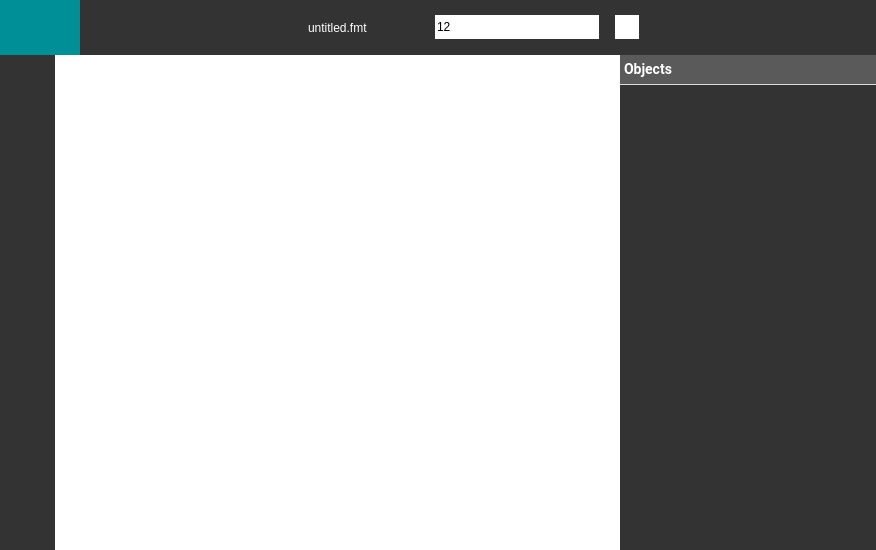
<?xml version="1.0" encoding="UTF-8"?>
<ui version="4.0">
 <class>MainWindow</class>
 <widget class="QMainWindow" name="MainWindow">
  <property name="geometry">
   <rect>
    <x>0</x>
    <y>0</y>
    <width>876</width>
    <height>550</height>
   </rect>
  </property>
  <property name="minimumSize">
   <size>
    <width>800</width>
    <height>550</height>
   </size>
  </property>
  <property name="windowTitle">
   <string>MainWindow</string>
  </property>
  <widget class="QWidget" name="centralwidget">
   <property name="styleSheet">
    <string notr="true">background:rgb(91,90,90);</string>
   </property>
   <layout class="QVBoxLayout" name="verticalLayout">
    <property name="spacing">
     <number>0</number>
    </property>
    <property name="leftMargin">
     <number>0</number>
    </property>
    <property name="topMargin">
     <number>0</number>
    </property>
    <property name="rightMargin">
     <number>0</number>
    </property>
    <property name="bottomMargin">
     <number>0</number>
    </property>
    <item>
     <widget class="QFrame" name="frame_top">
      <property name="maximumSize">
       <size>
        <width>16777215</width>
        <height>55</height>
       </size>
      </property>
      <property name="frameShape">
       <enum>QFrame::NoFrame</enum>
      </property>
      <property name="frameShadow">
       <enum>QFrame::Plain</enum>
      </property>
      <layout class="QHBoxLayout" name="horizontalLayout">
       <property name="spacing">
        <number>0</number>
       </property>
       <property name="leftMargin">
        <number>0</number>
       </property>
       <property name="topMargin">
        <number>0</number>
       </property>
       <property name="rightMargin">
        <number>0</number>
       </property>
       <property name="bottomMargin">
        <number>0</number>
       </property>
       <item>
        <widget class="QFrame" name="frame_toodle">
         <property name="minimumSize">
          <size>
           <width>80</width>
           <height>55</height>
          </size>
         </property>
         <property name="maximumSize">
          <size>
           <width>80</width>
           <height>55</height>
          </size>
         </property>
         <property name="styleSheet">
          <string notr="true">background:rgb(0,143,150);</string>
         </property>
         <property name="frameShape">
          <enum>QFrame::NoFrame</enum>
         </property>
         <property name="frameShadow">
          <enum>QFrame::Plain</enum>
         </property>
         <layout class="QHBoxLayout" name="horizontalLayout_3">
          <property name="spacing">
           <number>0</number>
          </property>
          <property name="leftMargin">
           <number>0</number>
          </property>
          <property name="topMargin">
           <number>0</number>
          </property>
          <property name="rightMargin">
           <number>0</number>
          </property>
          <property name="bottomMargin">
           <number>0</number>
          </property>
          <item>
           <widget class="QPushButton" name="toodle">
            <property name="minimumSize">
             <size>
              <width>80</width>
              <height>55</height>
             </size>
            </property>
            <property name="maximumSize">
             <size>
              <width>80</width>
              <height>55</height>
             </size>
            </property>
            <property name="styleSheet">
             <string notr="true">QPushButton {
              border: none;
              background-color: rgba(0,0,0,0);
              }
              QPushButton:hover {
              background-color: rgb(0,178,178);
              }
              QPushButton:pressed {
              background-color: rgba(0,0,0,0);
              }</string>
            </property>
            <property name="text">
             <string/>
            </property>
            <property name="icon">
             <iconset>
              <normaloff>icons/1x/logo.png</normaloff>icons/1x/logo.png</iconset>
            </property>
            <property name="iconSize">
             <size>
              <width>22</width>
              <height>12</height>
             </size>
            </property>
            <property name="flat">
             <bool>true</bool>
            </property>
           </widget>
          </item>
         </layout>
        </widget>
       </item>
       <item>
        <widget class="QFrame" name="frame_top_east">
         <property name="maximumSize">
          <size>
           <width>16777215</width>
           <height>55</height>
          </size>
         </property>
         <property name="styleSheet">
          <string notr="true">background:rgb(51,51,51);</string>
         </property>
         <property name="frameShape">
          <enum>QFrame::NoFrame</enum>
         </property>
         <property name="frameShadow">
          <enum>QFrame::Plain</enum>
         </property>
         <layout class="QHBoxLayout" name="horizontalLayout_4">
          <property name="spacing">
           <number>4</number>
          </property>
          <property name="leftMargin">
           <number>0</number>
          </property>
          <property name="topMargin">
           <number>0</number>
          </property>
          <property name="rightMargin">
           <number>0</number>
          </property>
          <property name="bottomMargin">
           <number>0</number>
          </property>
          <item>
           <widget class="QFrame" name="save">
            <property name="minimumSize">
             <size>
              <width>55</width>
              <height>55</height>
             </size>
            </property>
            <property name="maximumSize">
             <size>
              <width>55</width>
              <height>55</height>
             </size>
            </property>
            <property name="frameShape">
             <enum>QFrame::NoFrame</enum>
            </property>
            <property name="frameShadow">
             <enum>QFrame::Plain</enum>
            </property>
            <layout class="QHBoxLayout" name="horizontalLayout_24">
             <property name="spacing">
              <number>0</number>
             </property>
             <property name="leftMargin">
              <number>0</number>
             </property>
             <property name="topMargin">
              <number>0</number>
             </property>
             <property name="rightMargin">
              <number>0</number>
             </property>
             <property name="bottomMargin">
              <number>0</number>
             </property>
             <item>
              <widget class="QPushButton" name="bn_save">
               <property name="minimumSize">
                <size>
                 <width>55</width>
                 <height>55</height>
                </size>
               </property>
               <property name="maximumSize">
                <size>
                 <width>55</width>
                 <height>55</height>
                </size>
               </property>
               <property name="toolTip">
                <string>Сохранить</string>
               </property>
               <property name="styleSheet">
                <string notr="true">QPushButton {
                 border: none;
                 background-color: rgba(0,0,0,0);
                 }
                 QPushButton:hover {
                 background-color: rgb(91,90,90);
                 }
                 QPushButton:pressed {
                 background-color: rgba(0,0,0,0);
                 }


QToolTip { 
	color: #000; 
	background-color: #fff; 
	font-family: Roboto;
}</string>
               </property>
               <property name="text">
                <string/>
               </property>
               <property name="icon">
                <iconset>
                 <normaloff>icons/1x/save_icon.png</normaloff>icons/1x/save_icon.png</iconset>
               </property>
               <property name="iconSize">
                <size>
                 <width>22</width>
                 <height>22</height>
                </size>
               </property>
               <property name="flat">
                <bool>true</bool>
               </property>
              </widget>
             </item>
            </layout>
           </widget>
          </item>
          <item>
           <widget class="QFrame" name="save_as">
            <property name="minimumSize">
             <size>
              <width>55</width>
              <height>55</height>
             </size>
            </property>
            <property name="maximumSize">
             <size>
              <width>55</width>
              <height>55</height>
             </size>
            </property>
            <property name="frameShape">
             <enum>QFrame::NoFrame</enum>
            </property>
            <property name="frameShadow">
             <enum>QFrame::Plain</enum>
            </property>
            <layout class="QHBoxLayout" name="horizontalLayout_23">
             <property name="spacing">
              <number>0</number>
             </property>
             <property name="leftMargin">
              <number>0</number>
             </property>
             <property name="topMargin">
              <number>0</number>
             </property>
             <property name="rightMargin">
              <number>0</number>
             </property>
             <property name="bottomMargin">
              <number>0</number>
             </property>
             <item>
              <widget class="QPushButton" name="bn_save_as">
               <property name="minimumSize">
                <size>
                 <width>55</width>
                 <height>55</height>
                </size>
               </property>
               <property name="maximumSize">
                <size>
                 <width>55</width>
                 <height>55</height>
                </size>
               </property>
               <property name="toolTip">
                <string>Сохранить как</string>
               </property>
               <property name="styleSheet">
                <string notr="true">QPushButton {
                 border: none;
                 background-color: rgba(0,0,0,0);
                 }
                 QPushButton:hover {
                 background-color: rgb(91,90,90);
                 }
                 QPushButton:pressed {
                 background-color: rgba(0,0,0,0);
                 }


QToolTip { 
	color: #000; 
	background-color: #fff; 
	font-family: Roboto;
}</string>
               </property>
               <property name="text">
                <string/>
               </property>
               <property name="icon">
                <iconset>
                 <normaloff>icons/1x/save_as_icon.png</normaloff>icons/1x/save_as_icon.png</iconset>
               </property>
               <property name="iconSize">
                <size>
                 <width>22</width>
                 <height>22</height>
                </size>
               </property>
               <property name="flat">
                <bool>true</bool>
               </property>
              </widget>
             </item>
            </layout>
           </widget>
          </item>
          <item>
           <widget class="QFrame" name="open">
            <property name="minimumSize">
             <size>
              <width>55</width>
              <height>55</height>
             </size>
            </property>
            <property name="maximumSize">
             <size>
              <width>55</width>
              <height>55</height>
             </size>
            </property>
            <property name="frameShape">
             <enum>QFrame::NoFrame</enum>
            </property>
            <property name="frameShadow">
             <enum>QFrame::Plain</enum>
            </property>
            <layout class="QHBoxLayout" name="horizontalLayout_22">
             <property name="spacing">
              <number>0</number>
             </property>
             <property name="leftMargin">
              <number>0</number>
             </property>
             <property name="topMargin">
              <number>0</number>
             </property>
             <property name="rightMargin">
              <number>0</number>
             </property>
             <property name="bottomMargin">
              <number>0</number>
             </property>
             <item>
              <widget class="QPushButton" name="bn_open">
               <property name="minimumSize">
                <size>
                 <width>55</width>
                 <height>55</height>
                </size>
               </property>
               <property name="maximumSize">
                <size>
                 <width>55</width>
                 <height>55</height>
                </size>
               </property>
               <property name="toolTip">
                <string extracomment="Открыть файл">Открыть файл</string>
               </property>
               <property name="styleSheet">
                <string notr="true">QPushButton {
                 border: none;
                 background-color: rgba(0,0,0,0);
                 }
                 QPushButton:hover {
                 background-color: rgb(91,90,90);
                 }
                 QPushButton:pressed {
                 background-color: rgba(0,0,0,0);
                 }


QToolTip { 
	color: #000; 
	background-color: #fff; 
	font-family: Roboto;
}</string>
               </property>
               <property name="text">
                <string/>
               </property>
               <property name="icon">
                <iconset>
                 <normaloff>icons/1x/open_icon.png</normaloff>icons/1x/open_icon.png</iconset>
               </property>
               <property name="iconSize">
                <size>
                 <width>22</width>
                 <height>22</height>
                </size>
               </property>
               <property name="flat">
                <bool>true</bool>
               </property>
              </widget>
             </item>
            </layout>
           </widget>
          </item>
          <item>
           <widget class="QLabel" name="openFileLabel">
            <property name="styleSheet">
             <string notr="true">font: 11pt &quot;Roboto&quot;;
              color: rgb(255, 255, 255);

              margin-right: 12px;
              margin-left: 48px;</string>
            </property>
            <property name="text">
             <string>untitled.fmt</string>
            </property>
           </widget>
          </item>
          <item>
           <widget class="QLineEdit" name="widthLineEdit">
            <property name="minimumSize">
             <size>
              <width>48</width>
              <height>24</height>
             </size>
            </property>
            <property name="maximumSize">
             <size>
              <width>224</width>
              <height>24</height>
             </size>
            </property>
            <property name="toolTip">
             <string>Ширина рисования</string>
            </property>
            <property name="styleSheet">
             <string notr="true">QLineEdit {
	background-color: rgb(255, 255, 255);
    margin-right: 12px;
    margin-left: 48px;
   
	font: 75 9pt &quot;Roboto Black&quot;;
	color: #000;

	border: 0px;
}

QToolTip { 
	color: #000; 
	background-color: #fff; 
	font-family: Roboto;
}</string>
            </property>
            <property name="text">
             <string>12</string>
            </property>
           </widget>
          </item>
          <item>
           <widget class="ColorPicker" name="colorPicker" native="true">
            <property name="minimumSize">
             <size>
              <width>24</width>
              <height>24</height>
             </size>
            </property>
            <property name="maximumSize">
             <size>
              <width>24</width>
              <height>24</height>
             </size>
            </property>
            <property name="toolTip">
             <string>Цвет рисования</string>
            </property>
            <property name="styleSheet">
             <string notr="true">QWidget{
	background-color: rgb(255, 255, 255);
}


QToolTip { 
	color: #000; 
	background-color: #fff; 
	font-family: Roboto;
}</string>
            </property>
           </widget>
          </item>
          <item>
           <spacer name="horizontalSpacer">
            <property name="orientation">
             <enum>Qt::Horizontal</enum>
            </property>
            <property name="sizeHint" stdset="0">
             <size>
              <width>172</width>
              <height>20</height>
             </size>
            </property>
           </spacer>
          </item>
         </layout>
        </widget>
       </item>
      </layout>
     </widget>
    </item>
    <item>
     <widget class="QFrame" name="frame_bottom">
      <property name="frameShape">
       <enum>QFrame::NoFrame</enum>
      </property>
      <property name="frameShadow">
       <enum>QFrame::Plain</enum>
      </property>
      <layout class="QHBoxLayout" name="horizontalLayout_2">
       <property name="spacing">
        <number>0</number>
       </property>
       <property name="leftMargin">
        <number>0</number>
       </property>
       <property name="topMargin">
        <number>0</number>
       </property>
       <property name="rightMargin">
        <number>0</number>
       </property>
       <property name="bottomMargin">
        <number>0</number>
       </property>
       <item>
        <widget class="QFrame" name="frame_bottom_west">
         <property name="minimumSize">
          <size>
           <width>55</width>
           <height>0</height>
          </size>
         </property>
         <property name="maximumSize">
          <size>
           <width>55</width>
           <height>16777215</height>
          </size>
         </property>
         <property name="styleSheet">
          <string notr="true">background:rgb(51,51,51);</string>
         </property>
         <property name="frameShape">
          <enum>QFrame::NoFrame</enum>
         </property>
         <property name="frameShadow">
          <enum>QFrame::Plain</enum>
         </property>
         <layout class="QVBoxLayout" name="verticalLayout_3">
          <property name="spacing">
           <number>0</number>
          </property>
          <property name="leftMargin">
           <number>0</number>
          </property>
          <property name="topMargin">
           <number>0</number>
          </property>
          <property name="rightMargin">
           <number>0</number>
          </property>
          <property name="bottomMargin">
           <number>0</number>
          </property>
          <item>
           <widget class="QFrame" name="frame_select_tool">
            <property name="minimumSize">
             <size>
              <width>55</width>
              <height>55</height>
             </size>
            </property>
            <property name="maximumSize">
             <size>
              <width>55</width>
              <height>55</height>
             </size>
            </property>
            <property name="frameShape">
             <enum>QFrame::NoFrame</enum>
            </property>
            <property name="frameShadow">
             <enum>QFrame::Plain</enum>
            </property>
            <layout class="QHBoxLayout" name="horizontalLayout_15">
             <property name="spacing">
              <number>0</number>
             </property>
             <property name="leftMargin">
              <number>0</number>
             </property>
             <property name="topMargin">
              <number>0</number>
             </property>
             <property name="rightMargin">
              <number>0</number>
             </property>
             <property name="bottomMargin">
              <number>0</number>
             </property>
             <item>
              <widget class="QPushButton" name="bn_select_tool">
               <property name="minimumSize">
                <size>
                 <width>55</width>
                 <height>55</height>
                </size>
               </property>
               <property name="maximumSize">
                <size>
                 <width>55</width>
                 <height>55</height>
                </size>
               </property>
               <property name="toolTip">
                <string>Выбор объектов</string>
               </property>
               <property name="styleSheet">
                <string notr="true">QPushButton {
                 border: none;
                 background-color: rgba(0,0,0,0);
                 }
                 QPushButton:hover {
                 background-color: rgb(91,90,90);
                 }
                 QPushButton:pressed {
                 background-color: rgba(0,0,0,0);
                 }



QToolTip { 
	color: #000; 
	background-color: #fff; 
	font-family: Roboto;
}</string>
               </property>
               <property name="text">
                <string/>
               </property>
               <property name="icon">
                <iconset>
                 <normaloff>icons/1x/cursor_icon.png</normaloff>icons/1x/cursor_icon.png</iconset>
               </property>
               <property name="iconSize">
                <size>
                 <width>22</width>
                 <height>22</height>
                </size>
               </property>
               <property name="flat">
                <bool>true</bool>
               </property>
              </widget>
             </item>
            </layout>
           </widget>
          </item>
          <item>
           <widget class="QFrame" name="frame_pencil_tool">
            <property name="minimumSize">
             <size>
              <width>55</width>
              <height>55</height>
             </size>
            </property>
            <property name="maximumSize">
             <size>
              <width>55</width>
              <height>55</height>
             </size>
            </property>
            <property name="frameShape">
             <enum>QFrame::NoFrame</enum>
            </property>
            <property name="frameShadow">
             <enum>QFrame::Plain</enum>
            </property>
            <layout class="QHBoxLayout" name="horizontalLayout_21">
             <property name="spacing">
              <number>0</number>
             </property>
             <property name="leftMargin">
              <number>0</number>
             </property>
             <property name="topMargin">
              <number>0</number>
             </property>
             <property name="rightMargin">
              <number>0</number>
             </property>
             <property name="bottomMargin">
              <number>0</number>
             </property>
             <item>
              <widget class="QPushButton" name="bn_pencil_tool">
               <property name="minimumSize">
                <size>
                 <width>55</width>
                 <height>55</height>
                </size>
               </property>
               <property name="maximumSize">
                <size>
                 <width>55</width>
                 <height>55</height>
                </size>
               </property>
               <property name="toolTip">
                <string>Карандаш</string>
               </property>
               <property name="styleSheet">
                <string notr="true">QPushButton {
                 border: none;
                 background-color: rgba(0,0,0,0);
                 }
                 QPushButton:hover {
                 background-color: rgb(91,90,90);
                 }
                 QPushButton:pressed {
                 background-color: rgba(0,0,0,0);
                 }


QToolTip { 
	color: #000; 
	background-color: #fff; 
	font-family: Roboto;
}</string>
               </property>
               <property name="text">
                <string/>
               </property>
               <property name="icon">
                <iconset>
                 <normaloff>icons/1x/pencil_icon.png</normaloff>icons/1x/pencil_icon.png</iconset>
               </property>
               <property name="iconSize">
                <size>
                 <width>22</width>
                 <height>22</height>
                </size>
               </property>
               <property name="flat">
                <bool>true</bool>
               </property>
              </widget>
             </item>
            </layout>
           </widget>
          </item>
          <item>
           <widget class="QFrame" name="frame_liner">
            <property name="minimumSize">
             <size>
              <width>55</width>
              <height>55</height>
             </size>
            </property>
            <property name="maximumSize">
             <size>
              <width>55</width>
              <height>55</height>
             </size>
            </property>
            <property name="frameShape">
             <enum>QFrame::NoFrame</enum>
            </property>
            <property name="frameShadow">
             <enum>QFrame::Plain</enum>
            </property>
            <layout class="QHBoxLayout" name="horizontalLayout_20">
             <property name="spacing">
              <number>0</number>
             </property>
             <property name="leftMargin">
              <number>0</number>
             </property>
             <property name="topMargin">
              <number>0</number>
             </property>
             <property name="rightMargin">
              <number>0</number>
             </property>
             <property name="bottomMargin">
              <number>0</number>
             </property>
             <item>
              <widget class="QPushButton" name="bn_liner">
               <property name="minimumSize">
                <size>
                 <width>55</width>
                 <height>55</height>
                </size>
               </property>
               <property name="maximumSize">
                <size>
                 <width>55</width>
                 <height>55</height>
                </size>
               </property>
               <property name="toolTip">
                <string>Ломаная линия</string>
               </property>
               <property name="styleSheet">
                <string notr="true">QPushButton {
                 border: none;
                 background-color: rgba(0,0,0,0);
                 }
                 QPushButton:hover {
                 background-color: rgb(91,90,90);
                 }
                 QPushButton:pressed {
                 background-color: rgba(0,0,0,0);
                 }


QToolTip { 
	color: #000; 
	background-color: #fff; 
	font-family: Roboto;
}</string>
               </property>
               <property name="text">
                <string/>
               </property>
               <property name="icon">
                <iconset>
                 <normaloff>icons/1x/line_icon.png</normaloff>icons/1x/line_icon.png</iconset>
               </property>
               <property name="iconSize">
                <size>
                 <width>22</width>
                 <height>22</height>
                </size>
               </property>
               <property name="flat">
                <bool>true</bool>
               </property>
              </widget>
             </item>
            </layout>
           </widget>
          </item>
          <item>
           <widget class="QFrame" name="frame_circle_tool">
            <property name="minimumSize">
             <size>
              <width>55</width>
              <height>55</height>
             </size>
            </property>
            <property name="maximumSize">
             <size>
              <width>55</width>
              <height>55</height>
             </size>
            </property>
            <property name="frameShape">
             <enum>QFrame::NoFrame</enum>
            </property>
            <property name="frameShadow">
             <enum>QFrame::Plain</enum>
            </property>
            <layout class="QHBoxLayout" name="horizontalLayout_19">
             <property name="spacing">
              <number>0</number>
             </property>
             <property name="leftMargin">
              <number>0</number>
             </property>
             <property name="topMargin">
              <number>0</number>
             </property>
             <property name="rightMargin">
              <number>0</number>
             </property>
             <property name="bottomMargin">
              <number>0</number>
             </property>
             <item>
              <widget class="QPushButton" name="bn_circle_tool">
               <property name="minimumSize">
                <size>
                 <width>55</width>
                 <height>55</height>
                </size>
               </property>
               <property name="maximumSize">
                <size>
                 <width>55</width>
                 <height>55</height>
                </size>
               </property>
               <property name="toolTip">
                <string>Окружность</string>
               </property>
               <property name="styleSheet">
                <string notr="true">QPushButton {
                 border: none;
                 background-color: rgba(0,0,0,0);
                 }
                 QPushButton:hover {
                 background-color: rgb(91,90,90);
                 }
                 QPushButton:pressed {
                 background-color: rgba(0,0,0,0);
                 }


QToolTip { 
	color: #000; 
	background-color: #fff; 
	font-family: Roboto;
}</string>
               </property>
               <property name="text">
                <string/>
               </property>
               <property name="icon">
                <iconset>
                 <normaloff>icons/1x/circle_icon.png</normaloff>icons/1x/circle_icon.png</iconset>
               </property>
               <property name="iconSize">
                <size>
                 <width>22</width>
                 <height>22</height>
                </size>
               </property>
               <property name="flat">
                <bool>true</bool>
               </property>
              </widget>
             </item>
            </layout>
           </widget>
          </item>
          <item>
           <widget class="QFrame" name="frame_rect_tool">
            <property name="minimumSize">
             <size>
              <width>55</width>
              <height>55</height>
             </size>
            </property>
            <property name="maximumSize">
             <size>
              <width>55</width>
              <height>55</height>
             </size>
            </property>
            <property name="frameShape">
             <enum>QFrame::NoFrame</enum>
            </property>
            <property name="frameShadow">
             <enum>QFrame::Plain</enum>
            </property>
            <layout class="QHBoxLayout" name="horizontalLayout_16">
             <property name="spacing">
              <number>0</number>
             </property>
             <property name="leftMargin">
              <number>0</number>
             </property>
             <property name="topMargin">
              <number>0</number>
             </property>
             <property name="rightMargin">
              <number>0</number>
             </property>
             <property name="bottomMargin">
              <number>0</number>
             </property>
             <item>
              <widget class="QPushButton" name="bn_rect_tool">
               <property name="minimumSize">
                <size>
                 <width>55</width>
                 <height>55</height>
                </size>
               </property>
               <property name="maximumSize">
                <size>
                 <width>55</width>
                 <height>55</height>
                </size>
               </property>
               <property name="toolTip">
                <string>Прямоугольник</string>
               </property>
               <property name="styleSheet">
                <string notr="true">QPushButton {
                 border: none;
                 background-color: rgba(0,0,0,0);
                 }
                 QPushButton:hover {
                 background-color: rgb(91,90,90);
                 }
                 QPushButton:pressed {
                 background-color: rgba(0,0,0,0);
                 }


QToolTip { 
	color: #000; 
	background-color: #fff; 
	font-family: Roboto;
}</string>
               </property>
               <property name="text">
                <string/>
               </property>
               <property name="icon">
                <iconset>
                 <normaloff>icons/1x/rectangle_icon.png</normaloff>icons/1x/rectangle_icon.png</iconset>
               </property>
               <property name="iconSize">
                <size>
                 <width>25</width>
                 <height>25</height>
                </size>
               </property>
               <property name="flat">
                <bool>true</bool>
               </property>
              </widget>
             </item>
            </layout>
           </widget>
          </item>
          <item>
           <widget class="QFrame" name="frame_arrow_tool">
            <property name="minimumSize">
             <size>
              <width>55</width>
              <height>55</height>
             </size>
            </property>
            <property name="maximumSize">
             <size>
              <width>55</width>
              <height>55</height>
             </size>
            </property>
            <property name="frameShape">
             <enum>QFrame::NoFrame</enum>
            </property>
            <property name="frameShadow">
             <enum>QFrame::Plain</enum>
            </property>
            <layout class="QHBoxLayout" name="horizontalLayout_17">
             <property name="spacing">
              <number>0</number>
             </property>
             <property name="leftMargin">
              <number>0</number>
             </property>
             <property name="topMargin">
              <number>0</number>
             </property>
             <property name="rightMargin">
              <number>0</number>
             </property>
             <property name="bottomMargin">
              <number>0</number>
             </property>
             <item>
              <widget class="QPushButton" name="bn_arrow_tool">
               <property name="minimumSize">
                <size>
                 <width>55</width>
                 <height>55</height>
                </size>
               </property>
               <property name="maximumSize">
                <size>
                 <width>55</width>
                 <height>55</height>
                </size>
               </property>
               <property name="toolTip">
                <string>Стрелка</string>
               </property>
               <property name="styleSheet">
                <string notr="true">QPushButton {
                 border: none;
                 background-color: rgba(0,0,0,0);
                 }
                 QPushButton:hover {
                 background-color: rgb(91,90,90);
                 }
                 QPushButton:pressed {
                 background-color: rgba(0,0,0,0);
                 }


QToolTip { 
	color: #000; 
	background-color: #fff; 
	font-family: Roboto;
}</string>
               </property>
               <property name="text">
                <string/>
               </property>
               <property name="icon">
                <iconset>
                 <normaloff>icons/1x/arrow_icon.png</normaloff>icons/1x/arrow_icon.png</iconset>
               </property>
               <property name="iconSize">
                <size>
                 <width>22</width>
                 <height>22</height>
                </size>
               </property>
               <property name="flat">
                <bool>true</bool>
               </property>
              </widget>
             </item>
            </layout>
           </widget>
          </item>
          <item>
           <widget class="QFrame" name="frame_text_tool">
            <property name="minimumSize">
             <size>
              <width>55</width>
              <height>55</height>
             </size>
            </property>
            <property name="maximumSize">
             <size>
              <width>55</width>
              <height>55</height>
             </size>
            </property>
            <property name="frameShape">
             <enum>QFrame::NoFrame</enum>
            </property>
            <property name="frameShadow">
             <enum>QFrame::Plain</enum>
            </property>
            <layout class="QHBoxLayout" name="horizontalLayout_18">
             <property name="spacing">
              <number>0</number>
             </property>
             <property name="leftMargin">
              <number>0</number>
             </property>
             <property name="topMargin">
              <number>0</number>
             </property>
             <property name="rightMargin">
              <number>0</number>
             </property>
             <property name="bottomMargin">
              <number>0</number>
             </property>
             <item>
              <widget class="QPushButton" name="bn_text_tool">
               <property name="minimumSize">
                <size>
                 <width>55</width>
                 <height>55</height>
                </size>
               </property>
               <property name="maximumSize">
                <size>
                 <width>55</width>
                 <height>55</height>
                </size>
               </property>
               <property name="toolTip">
                <string>Текст</string>
               </property>
               <property name="styleSheet">
                <string notr="true">QPushButton {
                 border: none;
                 background-color: rgba(0,0,0,0);
                 }
                 QPushButton:hover {
                 background-color: rgb(91,90,90);
                 }
                 QPushButton:pressed {
                 background-color: rgba(0,0,0,0);
                 }


QToolTip { 
	color: #000; 
	background-color: #fff; 
	font-family: Roboto;
}</string>
               </property>
               <property name="text">
                <string/>
               </property>
               <property name="icon">
                <iconset>
                 <normaloff>icons/1x/text_icon.png</normaloff>icons/1x/text_icon.png</iconset>
               </property>
               <property name="iconSize">
                <size>
                 <width>22</width>
                 <height>22</height>
                </size>
               </property>
               <property name="flat">
                <bool>true</bool>
               </property>
              </widget>
             </item>
            </layout>
           </widget>
          </item>
          <item>
           <spacer name="verticalSpacer">
            <property name="orientation">
             <enum>Qt::Vertical</enum>
            </property>
            <property name="sizeHint" stdset="0">
             <size>
              <width>20</width>
              <height>40</height>
             </size>
            </property>
           </spacer>
          </item>
         </layout>
        </widget>
       </item>
       <item>
        <widget class="QFrame" name="frame_bottom_east">
         <property name="styleSheet">
          <string notr="true"/>
         </property>
         <property name="frameShape">
          <enum>QFrame::NoFrame</enum>
         </property>
         <property name="frameShadow">
          <enum>QFrame::Plain</enum>
         </property>
         <layout class="QVBoxLayout" name="verticalLayout_2">
          <property name="spacing">
           <number>0</number>
          </property>
          <property name="leftMargin">
           <number>0</number>
          </property>
          <property name="topMargin">
           <number>0</number>
          </property>
          <property name="rightMargin">
           <number>0</number>
          </property>
          <property name="bottomMargin">
           <number>0</number>
          </property>
          <item>
           <widget class="QFrame" name="frame">
            <property name="styleSheet">
             <string notr="true"/>
            </property>
            <property name="frameShape">
             <enum>QFrame::NoFrame</enum>
            </property>
            <property name="frameShadow">
             <enum>QFrame::Plain</enum>
            </property>
            <layout class="QHBoxLayout" name="horizontalLayout_14">
             <property name="spacing">
              <number>0</number>
             </property>
             <property name="leftMargin">
              <number>0</number>
             </property>
             <property name="topMargin">
              <number>0</number>
             </property>
             <property name="rightMargin">
              <number>0</number>
             </property>
             <property name="bottomMargin">
              <number>0</number>
             </property>
             <item>
              <widget class="CanvasWidget" name="drawing_area" native="true">
               <property name="font">
                <font>
                 <family>Roboto</family>
                </font>
               </property>
               <property name="autoFillBackground">
                <bool>false</bool>
               </property>
               <property name="styleSheet">
                <string notr="true">background-color: rgb(255, 255, 255);</string>
               </property>
              </widget>
             </item>
             <item>
              <widget class="QTreeWidget" name="treeWidget">
               <property name="maximumSize">
                <size>
                 <width>256</width>
                 <height>16777215</height>
                </size>
               </property>
               <property name="styleSheet">
                <string notr="true">
                 QTreeView {
                 background-color: rgb(51, 51, 51);
                 border: 0px;
                 }

                 QTreeView::item {
                 padding: 5px;
                 color: rgb(255, 255, 255);
                 }


                 QTreeView::item:hover {
                 background-color: rgb(91,90,90);
                 }
                 QTreeView::item:pressed {
                 background-color: rgba(0,0,0,0);
                 }

                 QTreeView::item:selected {
                 color: #0078d7;
                 background-color: rgba(0,0,0,0);
                 }


                 QHeaderView::section {
                 color: white;        /* Цвет текста */
                 background-color: rgba(51, 51, 51, 0);  /* Фон (зелёный) */
                 border: 0px;
                 padding: 4px;
                 font-size: 14px;
                 font-weight: bold;
                 font-family: Roboto;
                 border-bottom: 1px solid #ddd;
                 }

                 QHeaderView::section:hover {
                 background-color: #45a049;
                 color: white;
                 }






                </string>
               </property>
               <column>
                <property name="text">
                 <string>Objects</string>
                </property>
               </column>
              </widget>
             </item>
            </layout>
           </widget>
          </item>
         </layout>
        </widget>
       </item>
      </layout>
     </widget>
    </item>
   </layout>
  </widget>
 </widget>
 <customwidgets>
  <customwidget>
   <class>CanvasWidget</class>
   <extends>QWidget</extends>
   <header>canvaswidget.h</header>
   <container>1</container>
  </customwidget>
  <customwidget>
   <class>ColorPicker</class>
   <extends>QWidget</extends>
   <header>colorpicker.h</header>
   <container>1</container>
  </customwidget>
 </customwidgets>
 <resources/>
 <connections/>
</ui>
